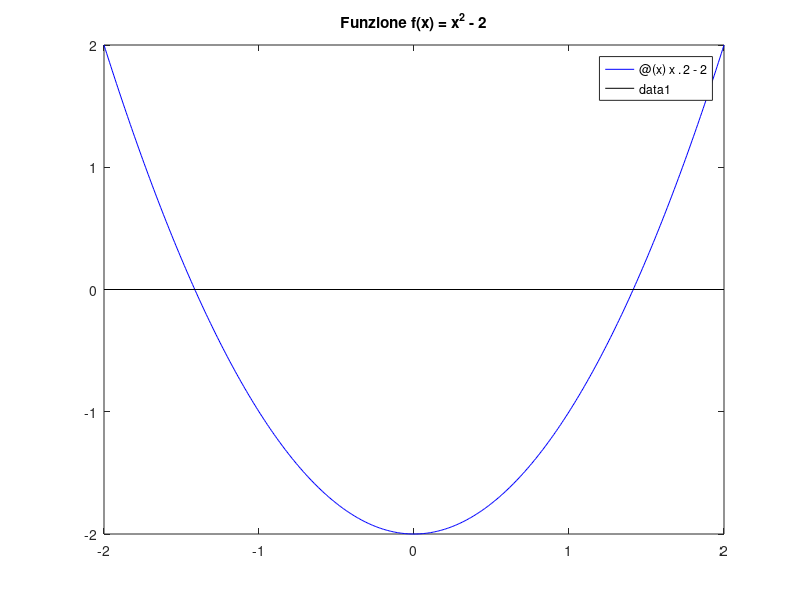

MATLAB code to generate this figure: (Note: this script raises an error after producing the figure.)
% ---- Definizione della funzione e della derivata ----

f = @(x) x.^2 - 2;  % Funzione
df = @(x) 2*x;      % Derivata prima
a = -2;             % Intervalli
b = 2;


% --- Parametri di input ---
tol = 1e-8;
itmax = 50;
x0 = 1.5;       % Punto iniziale


% --- Grafico della funzione ---
figure(1);
fplot(f, [a b], 'b-'); 
hold on;
plot([a b], [0 0], 'k-');
hold off;
title('Funzione f(x) = x^2 - 2');


% --- Chiamata alla function newton ---
[xN, iterN, scartiN] = newton(f, df, x0, tol, itmax);


% --- Stampa a video dei risultati ---
fprintf('\n [k]: %2.0f \t [xk]: %10.15f \t [dif]: \n', 1, xN(1));
for k = 2:iterN+1
    fprintf(' [k]: %2.0f \t [xk]: %10.15f \t [dif]: %10.2e\n', k, xN(k), scartiN(k-1));
end
fprintf('\n');


% --- Creazione del profilo di convergenza ---
figure(2);
semilogy(1:iterN, abs(scartiN), 'm-*', 'LineWidth', 1.5);
title('Profilo di convergenza del metodo di Newton');
xlabel('Iterazioni');
ylabel('Scarto');
legend('Newton');
grid on; % Aggiunge la griglia, utile per leggere i grafici


% --- Salvataggio del grafico ---
print -dpng profilo_newton.png; % Salva la figura corrente come immagine PNG
